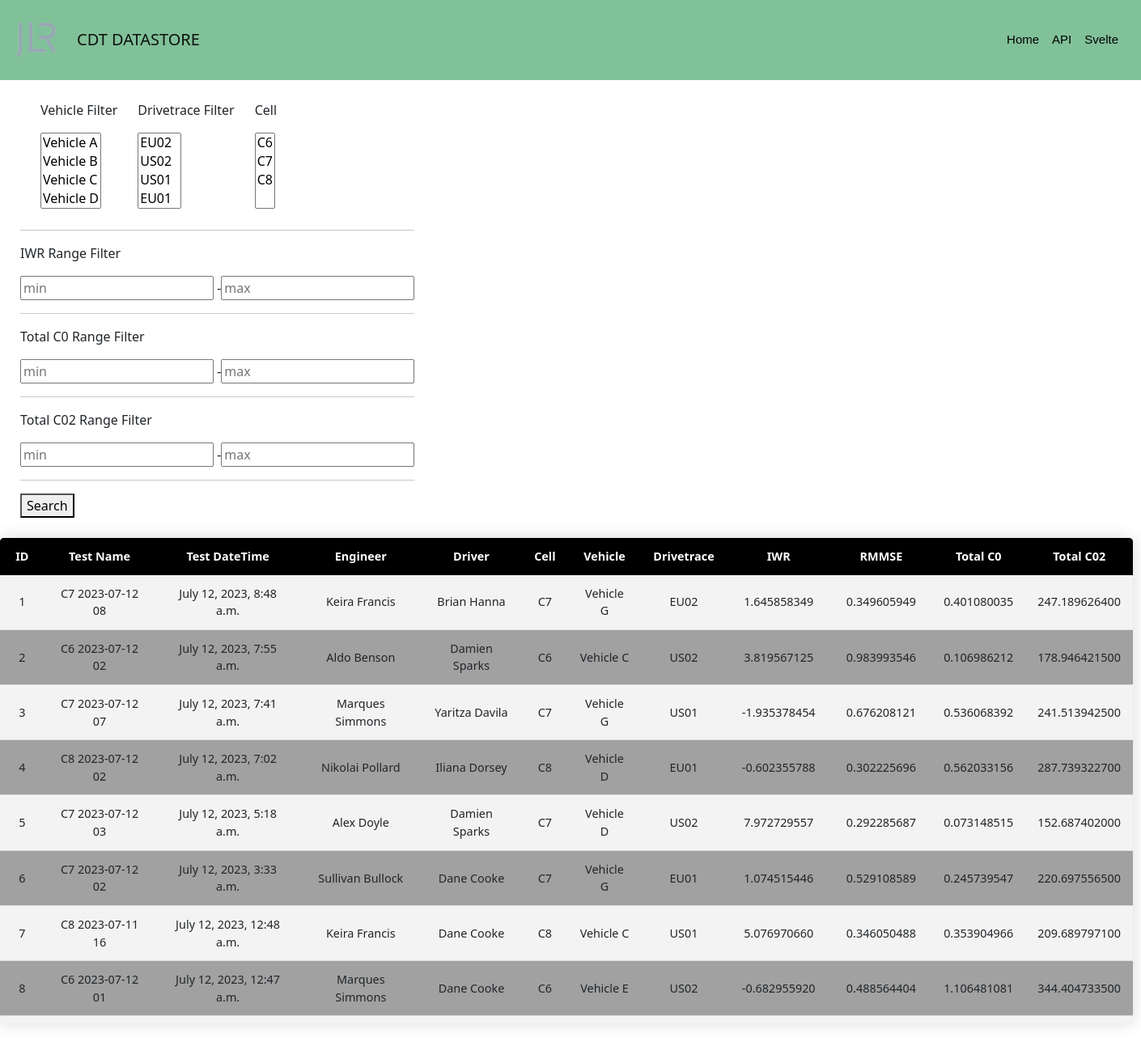
Page /cdtapp/home on the committed database.
### cdt_app/models.py (models this page shows, shortened)
class Vehicle(models.Model):
    vehicle_id = models.CharField(max_length=20)
    def __str__(self) -> str:
        return self.vehicle_id

class TestResults(models.Model):
    test_name = models.CharField(max_length=255)
    test_datetime = models.DateTimeField()
    cell = models.ForeignKey(Cell, on_delete=models.SET_NULL, null=True)
    vehicle_id = models.ForeignKey(Vehicle, on_delete=models.SET_NULL, null=True)
    drivetrace =models.ForeignKey(Drivetrace, on_delete=models.SET_NULL, null=True)
    engineer = models.ForeignKey(Engineer, on_delete=models.SET_NULL, null=True)
    driver = models.ForeignKey(Driver, on_delete=models.SET_NULL, null=True)
    iwr = models.DecimalField(max_digits=19, decimal_places=9)
    rmsse = models.DecimalField(max_digits=19, decimal_places=9)
    total_co = models.DecimalField(max_digits=19, decimal_places=9)
    total_co2 = models.DecimalField(max_digits=19, decimal_places=9)

class Engineer(models.Model):
    first_name = models.CharField(max_length=100)
    last_name = models.CharField(max_length=100)
    def __str__(self) -> str:
        return self.first_name + ' ' + self.last_name

class Driver(models.Model):
    first_name = models.CharField(max_length=100)
    last_name = models.CharField(max_length=100)
    def __str__(self) -> str:
        return self.first_name + ' ' + self.last_name

class Cell(models.Model):
    cell_name = models.CharField(max_length=10)
    def __str__(self) -> str:
        return self.cell_name

class Drivetrace(models.Model):
    drivetrace_name = models.CharField(max_length=100)
    def __str__(self) -> str:
        return self.drivetrace_name

### cdt_app/views.py (the view)
# urls.py: 2. Add a URL to urlpatterns:  path('', views.home, name='home')
def home(request):
    test_result = TestResults.objects.all()
    myFilter = TestResultsFilter(request.GET, queryset=test_result)
    test_result = myFilter.qs
    context = {'test_result': test_result, 'myFilter':myFilter}
    return render(request, 'cdt_app.html', context)

### cdt_app/templates/cdt_app.html
{% extends "base.html" %}
{% block content %}
<div class="float-container">
    <div class="search-filter" id="float-child">
        <form method="get">
            <div class="flex-containter">
                <div>
                    <div class="click-filter">
                        <p>Vehicle Filter</p>
                        <p>{{myFilter.form.vehicle_id}}</p>
                    </div>
                </div>
                <div>
                    <div class="click-filter">
                        <p>Drivetrace Filter</p>
                        <p>{{myFilter.form.drivetrace}}</p>
                    </div>
                </div>
                <div>
                    <div class="click-filter">
                        <p>Cell</p>
                        <p>{{myFilter.form.cell}}</p>
                    </div>
                </div>
            </div>
            <br>
            <br>
            <br>
            <br>
            <br>
            <br>
            <hr>
            <div>
                <p>IWR Range Filter</p>
                <p>{{myFilter.form.iwr}}</p>
            </div>
            <hr>
            <div>
                <p>Total C0 Range Filter</p>
                <p>{{myFilter.form.total_co}}</p>
            </div>
            <hr>
            <div>
                <p>Total C02 Range Filter</p>
                <p>{{myFilter.form.total_co2}}</p>
            </div>
            <hr>
            <button type="submit">Search</button>
        </form>
    </div>
    <div class="table-div">
        <table class="content-table">
            <thead>
                <tr>
                    <th>ID</th>
                    <th>Test Name</th>
                    <th>Test DateTime</th>
                    <th>Engineer</th>
                    <th>Driver</th>
                    <th>Cell</th>
                    <th>Vehicle</th>
                    <th>Drivetrace</th>
                    <th>IWR</th>
                    <th>RMMSE</th>
                    <th>Total C0</th>
                    <th>Total C02</th>
                </tr>
            </thead>
            <tbody id='table-body'>
                {% for result in test_result %}
                <tr>
                    <td> {{result.id}}</td>
                    <td> {{result.test_name}}</td>
                    <td> {{result.test_datetime}}</td>
                    <td> {{result.engineer}}</td>
                    <td> {{result.driver}}</td>
                    <td> {{result.cell}}</td>
                    <td> {{result.vehicle_id}}</td>
                    <td> {{result.drivetrace}}</td>
                    <td> {{result.iwr}}</td>
                    <td> {{result.rmsse}}</td>
                    <td> {{result.total_co}}</td>
                    <td> {{result.total_co2}}</td>
                </tr>
                {% endfor %}
            </tbody>
        </table>
    </div>
</div>
{% endblock %}

### cdt_app/templates/base.html (shortened to what this page needs)
<!DOCTYPE html>
<html lang="en">
  <head>
    <link href="https://cdn.jsdelivr.net/npm/bootstrap@5.0.2/dist/css/bootstrap.min.css" rel="stylesheet">
    <link rel="stylesheet" href="/static/css/main.css">
  </head>
  <body>
    <div class="navigation-bar">
      <nav class="navbar navbar-expand-lg navbar-light" style="background-color: #81c199;">
        <div>
          <img src="/static/images/jlr-logo-removed.png" alt="JLR logo" width="50" style="image-rendering: auto;margin: 20px;">
        </div>
        <div>
          <h1 class="navbar-brand" href="#" style="margin-top:7px;padding-left:5px;"><span class="jlrTitleFont1">CDT DATASTORE</span></h1>
        </div>
        <div class="navbar collapse navbar-collapse justify-content-end" id="navbarSupportedContent">
          <ul class="navbar-nav" style="padding-right: 20px; margin: 0;font-family: 'Montserrat', sans-serif;font-size: 15px;"">
            <li class="nav-item">
              <a class="nav-link" style="color: black;"  href=#>Home</a>
            </li>
            <li class="nav-item">
              <a class="nav-link" style="color: black;" href="http://localhost:8000/cdtapi/testresults/" target="_blank">API</a>
            </li>
            <li class="nav-item">
              <a class="nav-link" style="color: black;"  href="http://localhost:5173/" target="_blank">Svelte</a>
            </li>
          </ul>
        </div>
      </nav>
    </div>
    {% block content %}
    {% endblock %}
  </body>
</html>

### cdt_app/static/css/main.css (style rules this page uses)
#float-child { float: left; padding: 25px; }
.click-filter { float: left; padding-left: 25px; padding-left: 25px; justify-content: center; }
.content-table { align-self: center; border-collapse: collapse; border-radius: 5px 5px 0 0; margin: 25px 0 ; font-size: 0.9em; text-align: center; overflow: hidden; overflow-y: scroll; height: 600px; width: 1400px; display:block; box-shadow: 0 0 20px rgba(0,0,0,0.15); }
.content-table th { cursor: pointer; background-color: black; position: sticky; top: 0; }
.content-table thead tr { background-color: black; color: #ffffff; text-align: center; font-weight: bold; }
.content-table th, .content-table td { padding: 12px 15px; }
.content-table tbody tr { border-bottom: 1px solid #dddddd; }
.content-table tbody tr:nth-last-of-type(even) { background-color: #f3f3f3; }
.content-table tbody tr:nth-last-of-type(odd) { background-color: #a1a1a1; }

### rows in the picture
Vehicle: vehicle_id "Vehicle A / Vehicle B / Vehicle C / Vehicle D"
TestResults: id "1", test_name "C7 2023-07-12 08", test_datetime "July 12, 2023, 8:48 a.m.", engineer "Keira Francis", driver "Brian Hanna", cell "C7", vehicle_id "Vehicle G", drivetrace "EU02", iwr "1.645858349", rmsse "0.349605949", total_co "0.401080035", total_co2 "247.189626400"
TestResults: id "2", test_name "C6 2023-07-12 02", test_datetime "July 12, 2023, 7:55 a.m.", engineer "Aldo Benson", driver "Damien Sparks", cell "C6", vehicle_id "Vehicle C", drivetrace "US02", iwr "3.819567125", rmsse "0.983993546", total_co "0.106986212", total_co2 "178.946421500"
TestResults: id "3", test_name "C7 2023-07-12 07", test_datetime "July 12, 2023, 7:41 a.m.", engineer "Marques Simmons", driver "Yaritza Davila", cell "C7", vehicle_id "Vehicle G", drivetrace "US01", iwr "-1.935378454", rmsse "0.676208121", total_co "0.536068392", total_co2 "241.513942500"
TestResults: id "4", test_name "C8 2023-07-12 02", test_datetime "July 12, 2023, 7:02 a.m.", engineer "Nikolai Pollard", driver "Iliana Dorsey", cell "C8", vehicle_id "Vehicle D", drivetrace "EU01", iwr "-0.602355788", rmsse "0.302225696", total_co "0.562033156", total_co2 "287.739322700"
TestResults: id "5", test_name "C7 2023-07-12 03", test_datetime "July 12, 2023, 5:18 a.m.", engineer "Alex Doyle", driver "Damien Sparks", cell "C7", vehicle_id "Vehicle D", drivetrace "US02", iwr "7.972729557", rmsse "0.292285687", total_co "0.073148515", total_co2 "152.687402000"
TestResults: id "6", test_name "C7 2023-07-12 02", test_datetime "July 12, 2023, 3:33 a.m.", engineer "Sullivan Bullock", driver "Dane Cooke", cell "C7", vehicle_id "Vehicle G", drivetrace "EU01", iwr "1.074515446", rmsse "0.529108589", total_co "0.245739547", total_co2 "220.697556500"
TestResults: id "7", test_name "C8 2023-07-11 16", test_datetime "July 12, 2023, 12:48 a.m.", engineer "Keira Francis", driver "Dane Cooke", cell "C8", vehicle_id "Vehicle C", drivetrace "US01", iwr "5.076970660", rmsse "0.346050488", total_co "0.353904966", total_co2 "209.689797100"
TestResults: id "8", test_name "C6 2023-07-12 01", test_datetime "July 12, 2023, 12:47 a.m.", engineer "Marques Simmons", driver "Dane Cooke", cell "C6", vehicle_id "Vehicle E", drivetrace "US02", iwr "-0.682955920", rmsse "0.488564404", total_co "1.106481081", total_co2 "344.404733500"
